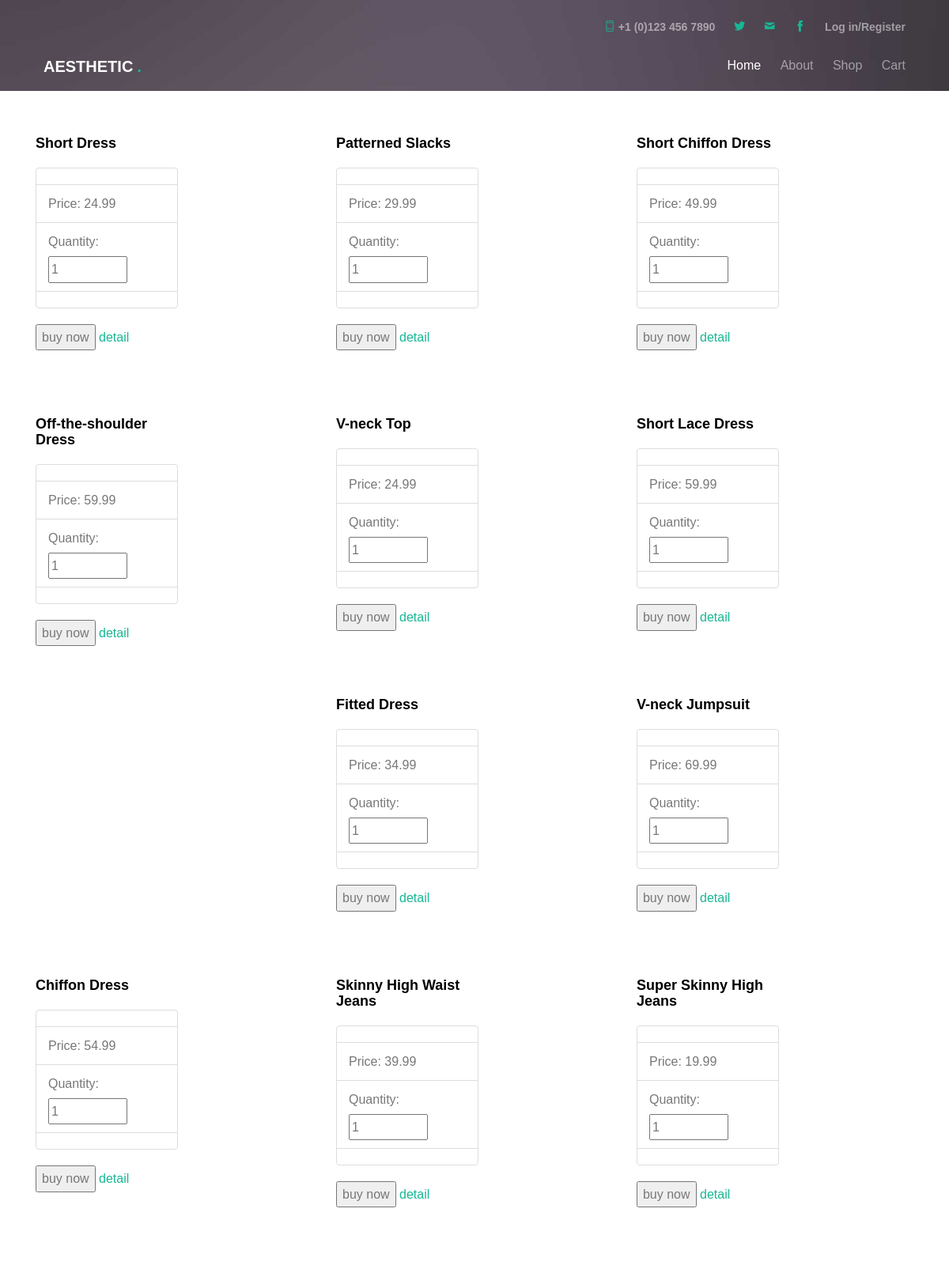
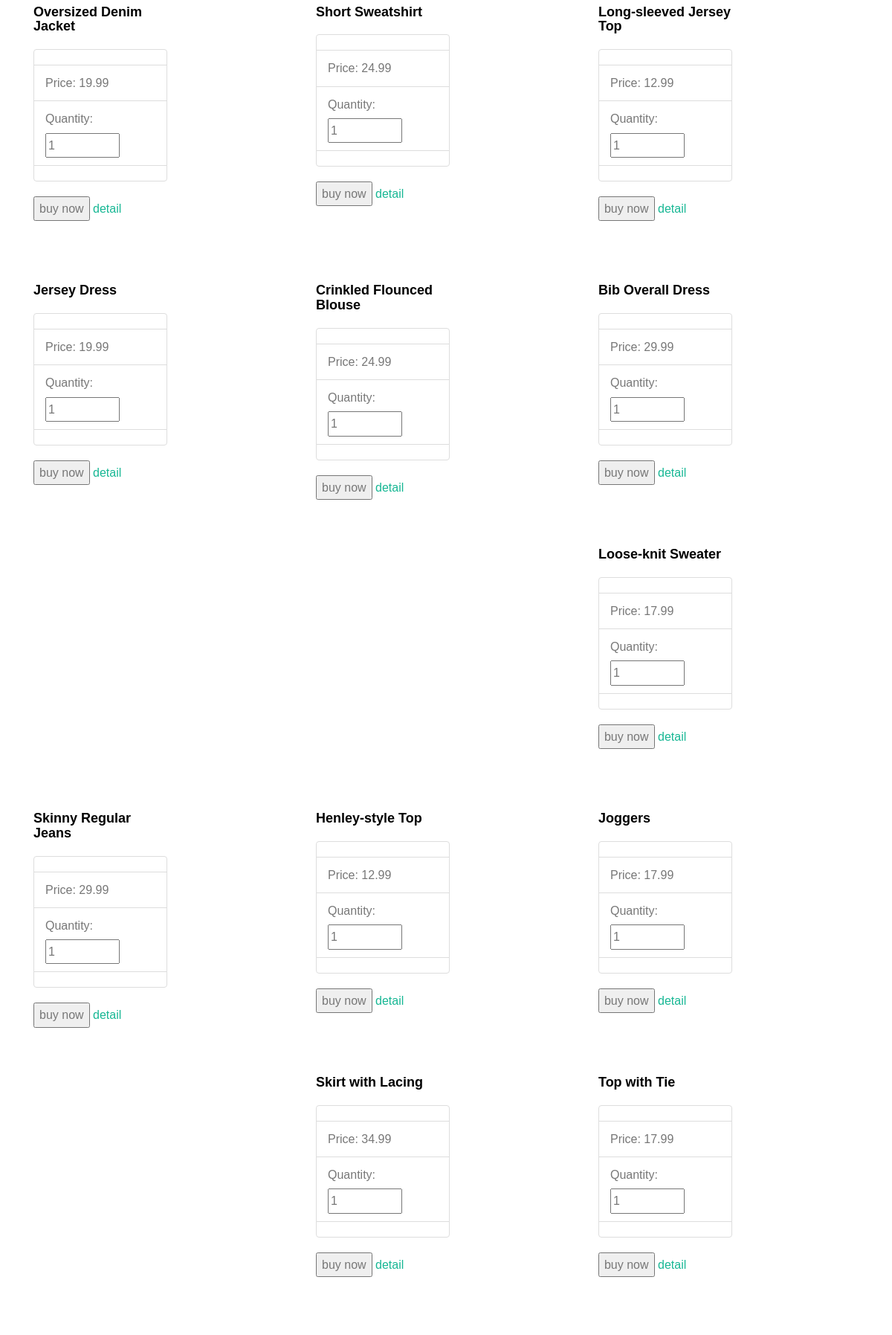
The app's page /shop/ (upper part) with its own data (2 pictures, top to bottom).
### shop/models.py (models this page shows, shortened)
class Product(models.Model):
  name = models.CharField(max_length=255, verbose_name='Наименование продукта')
  code = models.CharField(max_length=255, verbose_name='Код продукта')
  price = models.DecimalField(max_digits=20, decimal_places=2)
  unit = models.CharField(max_length=255, blank=True, null=True)
  image_url = models.URLField(blank=True, null=True)
  note = models.TextField(blank=True, null=True)
  class Meta:
    ordering = ['pk']

### shop/views.py (the view)
# urls.py: path('', ProductsListView.as_view(), name='shop'),
class ProductsListView(ListView):
    model = Product
    template_name = 'shop/shop.html'

### templates/shop/shop.html (shortened to what this page needs)
{% extends 'base-page.html' %}
{% load static %}
{% block container %}
{% for product in object_list %}
    <div class="col-lg-4 col-md-6 mb-4">
        <div class="card" style="width: 18rem;">
            <form method="post" action="{% url 'add_item_to_cart' product.pk %}">
                <div class="card-body">
                    <h4 class="card-title"><b>{{ product.name}}</b></h4>
                </div>
                <ul class="list-group list-group-flush">
                    <li class="list-group-item"></li>
                    <li class="list-group-item">Price: {{ product.price }}</li>
                    <li class="list-group-item">
                        <label for="id_quantity" class="form-label">Quantity: </label>
                        <Input style="width:100px" type="number" name="quantity" value="1"
                               min="1" required id="id_quantity">
                    </li>
                    <li class="list-group-item"></li>
                </ul>
                <div class="card-body">
                    <button class="learn-more-btn" type="submit">buy now</button>
                    <a href="{% url 'shop_detail' product.pk %}" class="contactus-bar-btn f_right">detail</a>
                    <br><br>
                </div>
            </form>
        </div>
    </div>
{% endfor %}
{% endblock container %}

### templates/base-page.html (shortened to what this page needs)
{% load static %}
<!DOCTYPE HTML>
<html>
	<head>
	<link rel="stylesheet" href="{% static '/css/animate.css' %}">
	<link rel="stylesheet" href="{% static '/css/icomoon.css' %}">
	<link rel="stylesheet" href="{% static 'css/themify-icons.css' %}">
	<link rel="stylesheet" href="{% static 'css/bootstrap.css' %}">
	<link rel="stylesheet" href="{% static 'css/magnific-popup.css' %}">
	<link rel="stylesheet" href="{% static 'css/owl.carousel.min.css' %}">
	<link rel="stylesheet" href="{% static 'css/owl.theme.default.min.css' %}">
	<link rel="stylesheet" href="{% static 'css/style.css' %}">
	<link rel="stylesheet" href="{% static 'css/shop.css' %}">
	</head>
	<body>
	<div id="page">
	<nav class="gtco-nav" role="navigation">
		<div class="gtco-container">
			<div class="row">
				<div class="col-md-12 text-right gtco-contact">
					<ul class="">
						<li><a href="#"><i class="ti-mobile"></i> +1 (0)123 456 7890 </a></li>
						<li><a href="http://twitter.com/gettemplatesco"><i class="ti-twitter-alt"></i> </a></li>
						<li><a href="#"><i class="icon-mail2"></i></a></li>
						<li><a href="#"><i class="ti-facebook"></i></a></li>
						<li class="has-dropdown">
							<a href="#">
              {% if user.is_authenticated %}
                {{user.username}}
              {% else %}
                Log in/Register
              {% endif %}
              </a>
						</li>
					</ul>
				</div>
			</div>
			<div class="row">
				<div class="col-sm-4 col-xs-12">
					<div id="gtco-logo"><a href="index.html">Aesthetic <em>.</em></a></div>
				</div>
				<div class="col-xs-8 text-right menu-1">
					<ul>
						<li class="active"><a href="{% url 'index' %}">Home</a></li>
						<li><a href="{% url 'about' %}">About</a></li>
						<li><a href="{% url 'shop' %}">Shop</a></li>
						<li><a href="{% url 'cart_view' %}">Cart</a></li>
					</ul>
				</div>
			</div>
		</div>
	</nav>
	<header id="gtco-header" class="gtco-cover" role="banner" style="background-image: url({% static '/images/img_bg_1.jpg' %}); ">
	</header>
	<div class="container">
	  {% block container %}
	  {% endblock container %}
	</div>
	</div>
	</body>
</html>

### static/css/icomoon.css (style rules this page uses)
[class^="icon-"], [class*=" icon-"] { font-family: 'icomoon' !important; speak: none; font-style: normal; font-weight: normal; font-variant: normal; text-transform: none; line-height: 1; -webkit-font-smoothing: antialiased; -moz-osx-font-smoothing: grayscale; }
.icon-mail2:before { content: "\e9da"; }

### static/css/style.css (style rules this page uses)
body { font-family: "Droid Sans", Arial, sans-serif; font-weight: 400; font-size: 16px; line-height: 1.7; color: #777; background: #fff; }
#page { position: relative; overflow-x: hidden; width: 100%; height: 100%; -webkit-transition: 0.5s; -o-transition: 0.5s; transition: 0.5s; }
a { color: #17B794; -webkit-transition: 0.5s; -o-transition: 0.5s; transition: 0.5s; }
h1, h2, h3, h4, h5, h6, figure { color: #000; font-family: "Droid Sans", Arial, sans-serif; font-weight: 400; margin: 0 0 20px 0; }
.gtco-container { max-width: 1140px; position: relative; margin: 0 auto; padding-left: 15px; padding-right: 15px; }
.gtco-nav { position: absolute; top: 0; margin: 0; padding: 0; width: 100%; padding: 20px 0; z-index: 1001; margin-bottom: 20px; }
.gtco-nav #gtco-logo { font-size: 20px; margin: 0; padding: 0; text-transform: uppercase; font-weight: bold; }
.gtco-nav #gtco-logo em { color: #17B794; }
.gtco-nav a { padding: 5px 10px; color: #fff; }
.gtco-nav ul { padding: 0; margin: 2px 0 0 0; }
.gtco-nav ul li { padding: 0; margin: 0; list-style: none; display: inline; }
.gtco-nav ul li a { font-size: 16px; padding: 30px 10px; color: rgba(255, 255, 255, 0.5); -webkit-transition: 0.5s; -o-transition: 0.5s; transition: 0.5s; }
.gtco-nav ul li.has-dropdown { position: relative; }
.gtco-nav ul li.active > a { color: #fff !important; }
#gtco-header, #gtco-counter, .gtco-bg { background-size: cover; background-position: top center; background-repeat: no-repeat; position: relative; }
.gtco-cover { height: 115px; background-size: cover; background-position: center center; background-repeat: no-repeat; position: relative; float: left; width: 100%; }
form label { font-weight: normal !important; }
#gtco-offcanvas a { color: rgba(255, 255, 255, 0.5); }
#gtco-offcanvas ul { padding: 0; margin: 0; }
#gtco-offcanvas ul li { padding: 0; margin: 0; list-style: none; }
.gtco-nav .gtco-contact ul { padding: 0; margin: 0 0 20px 0; }
.gtco-nav .gtco-contact ul li { padding: 0; margin: 0; }
.gtco-nav .gtco-contact ul li a { font-size: 14px; font-weight: bold !important; margin-left: 0px; }
.gtco-nav .gtco-contact ul li a i { color: #17B794; }

### static/css/shop.css (style rules this page uses)
@media (min-width: 992px) { .card { margin-top: 3rem; } }

### records on screen
Product: name "Short Dress", price "24.99"
Product: name "Patterned Slacks", price "29.99"
Product: name "Short Chiffon Dress", price "49.99"
Product: name "Off-the-shoulder Dress", price "59.99"
Product: name "V-neck Top", price "24.99"
Product: name "Short Lace Dress", price "59.99"
Product: name "Fitted Dress", price "34.99"
Product: name "V-neck Jumpsuit", price "69.99"
Product: name "Chiffon Dress", price "54.99"
Product: name "Skinny High Waist Jeans", price "39.99"
Product: name "Super Skinny High Jeans", price "19.99"
Product: name "Oversized Denim Jacket", price "19.99"
Product: name "Short Sweatshirt", price "24.99"
Product: name "Long-sleeved Jersey Top", price "12.99"
Product: name "Jersey Dress", price "19.99"
Product: name "Crinkled Flounced Blouse", price "24.99"
Product: name "Bib Overall Dress", price "29.99"
Product: name "Loose-knit Sweater", price "17.99"
Product: name "Skinny Regular Jeans", price "29.99"
Product: name "Henley-style Top", price "12.99"
Product: name "Joggers", price "17.99"
Product: name "Skirt with Lacing", price "34.99"
Product: name "Top with Tie", price "17.99"
